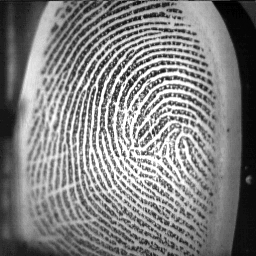
#> input picture labs/assignment 1 - fingerprint recognition/data/png/10_5.png, 256 x 256 px, found by its file name; its folder holds 4 pictures in this run
$ jupyter execute test.ipynb
#> lines starting #> are read from the running program, lines starting #| are printed output that depends on the picture
[cell 1]
import subprocess as sb

[cell 2]
from PIL import Image
def upscale(image_path):
    # Open an image file
#> called with image_path = 'data/png/10_5.png'
    img = Image.open(image_path)
#> img is the input picture: PIL image 256x256 L; min 0, max 255, mean 129

    # Get the size of the original image
    width, height = img.size
#> width = 256; height = 256

    # Upscale the image by 2x
    new_size = (width * 2, height * 2)
#> new_size = (512, 512)
    upscaled_img = img.resize(new_size, Image.Resampling.LANCZOS)
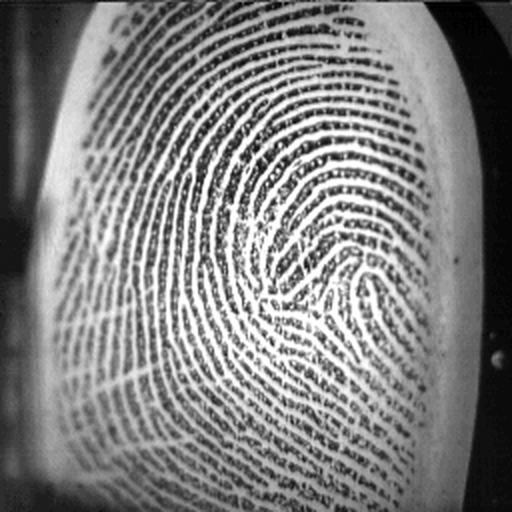
#> upscaled_img: PIL image 512x512 L; min 0, max 255, mean 128.8

    # Save the upscaled image
    upscaled_img.save(image_path)  # Replace with your desired output path

[cell 3]
import os
import cv2


for f in os.listdir("data/png"):
    if f.endswith(".png"):
        # Upscale image 2x
        upscale(f"data/png/{f}")
#> pass 2 of the loop `for f in os.listdir("data/png"):`:
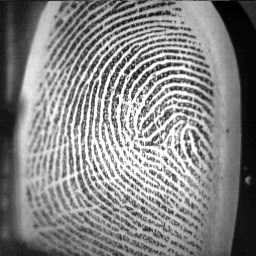
#> input picture labs/assignment 1 - fingerprint recognition/data/png/10_8.png, 256 x 256 px, found by its file name
#> in upscale, img is the input picture: PIL image 256x256 L; min 0, max 255, mean 133.4
#> in upscale (call 2), `upscaled_img = img.resize(new_size, Image.Resampling.LANCZOS)`:
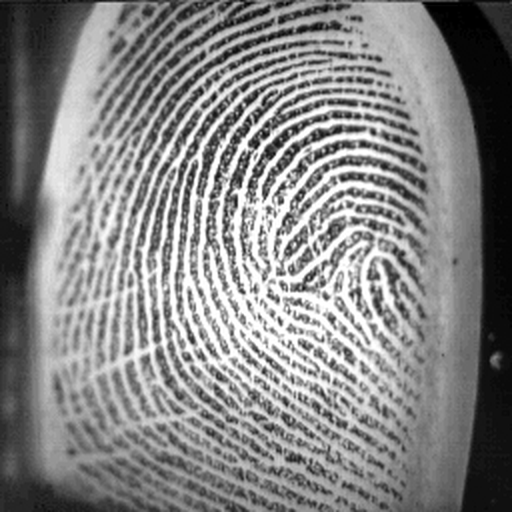
#> upscaled_img: PIL image 512x512 L; min 0, max 255, mean 133.2
#> pass 3 of the loop `for f in os.listdir("data/png"):`:
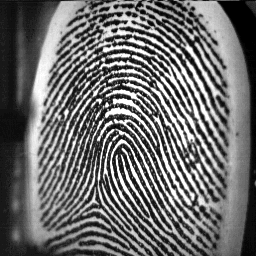
#> input picture labs/assignment 1 - fingerprint recognition/data/png/11_1.png, 256 x 256 px, found by its file name
#> in upscale, img is the input picture: PIL image 256x256 L; min 0, max 255, mean 108
#> in upscale (call 3), `upscaled_img = img.resize(new_size, Image.Resampling.LANCZOS)`:
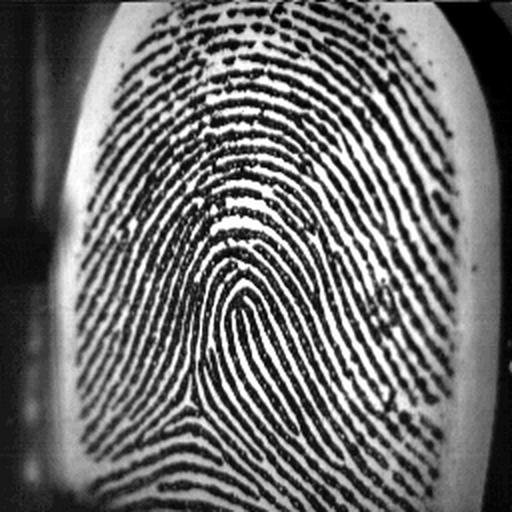
#> upscaled_img: PIL image 512x512 L; min 0, max 255, mean 107.7
#> the loop made 4 passes; the first 3 are shown
